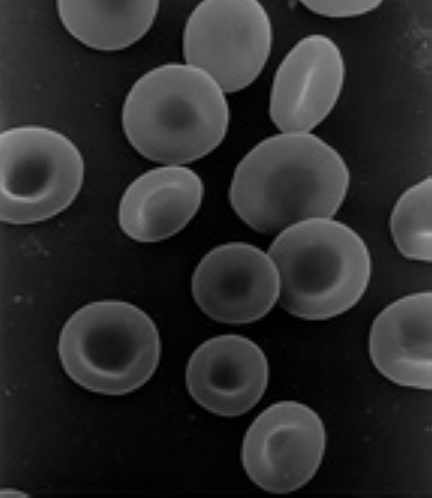
#> input picture Digital_Image_Processing/Lab3/pics/bloodCells.tif, 432 x 498 px
$ python 1.2_HighpassFilter.py
#> lines starting #> are read from the running program, lines starting #| are printed output that depends on the picture
import numpy as np
import cv2
import matplotlib.pyplot as plt


image_path1 = "pics/bloodCells.tif"
image1 = cv2.cvtColor(cv2.imread(image_path1), cv2.COLOR_BGR2RGB)
#> image1 is the input picture: shape (498, 432, 3); min 0, max 176, mean 43.2

h_M = np.array([[1, 1, 1], [1, 1, 1], [1, 1, 1]]) * (1/9)

sigma = 0.85
h_G = np.array([[1, 2, 1], [2, 4, 2], [1, 2, 1]]) * (1/16)

low_avg = cv2.blur(image1, (3,3), borderType=cv2.BORDER_REFLECT)
low_gau = cv2.GaussianBlur(image1, (3,3), sigmaX=0.85, sigmaY=0.85, borderType=cv2.BORDER_REFLECT)

high_avg = image1 - low_avg
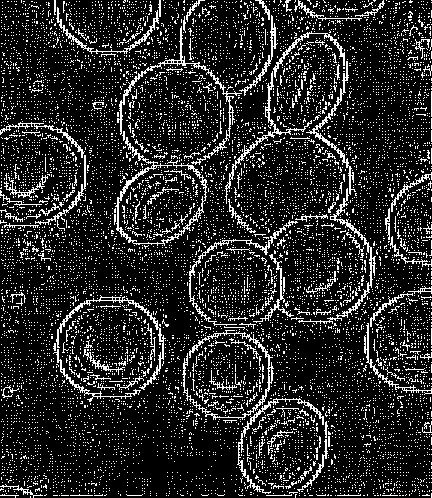
#> high_avg: shape (498, 432, 3); min 0, max 255, mean 39.2
high_gau = image1 - low_gau
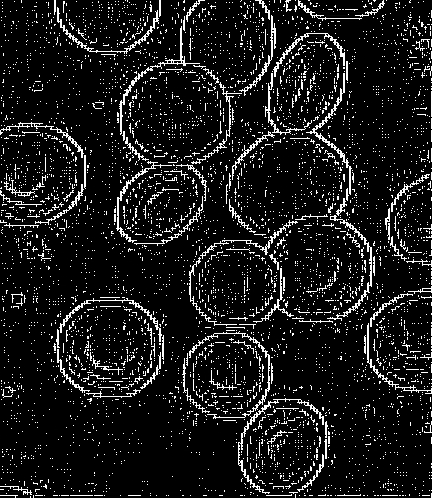
#> high_gau: shape (498, 432, 3); min 0, max 255, mean 25

fig, ax = plt.subplots(1, 3, figsize=(12, 4))
ax[0].imshow(image1)
ax[0].set_title("Original")
ax[0].axis("off")

ax[1].imshow(high_avg)
ax[1].set_title("3x3 Mean Filter")
ax[1].axis("off")

ax[2].imshow(high_gau)
ax[2].set_title("3x3 Gaussian Filter")
ax[2].axis("off")

plt.tight_layout()
plt.show()
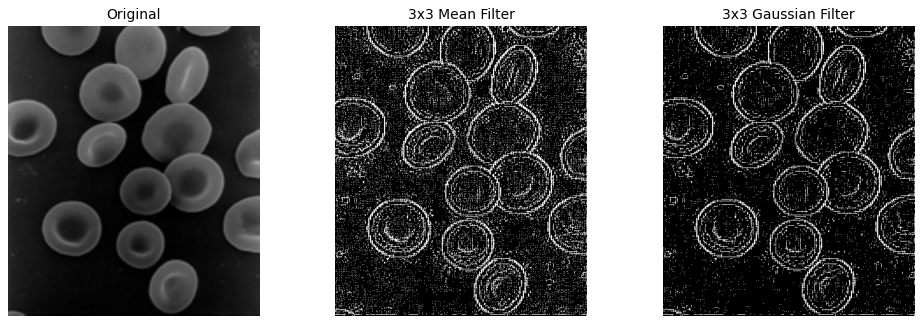
#> figure drawn by matplotlib, 3 panels

$ run again, with Digital_Image_Processing/Lab3/pics/cat.tif copied over Digital_Image_Processing/Lab3/pics/bloodCells.tif
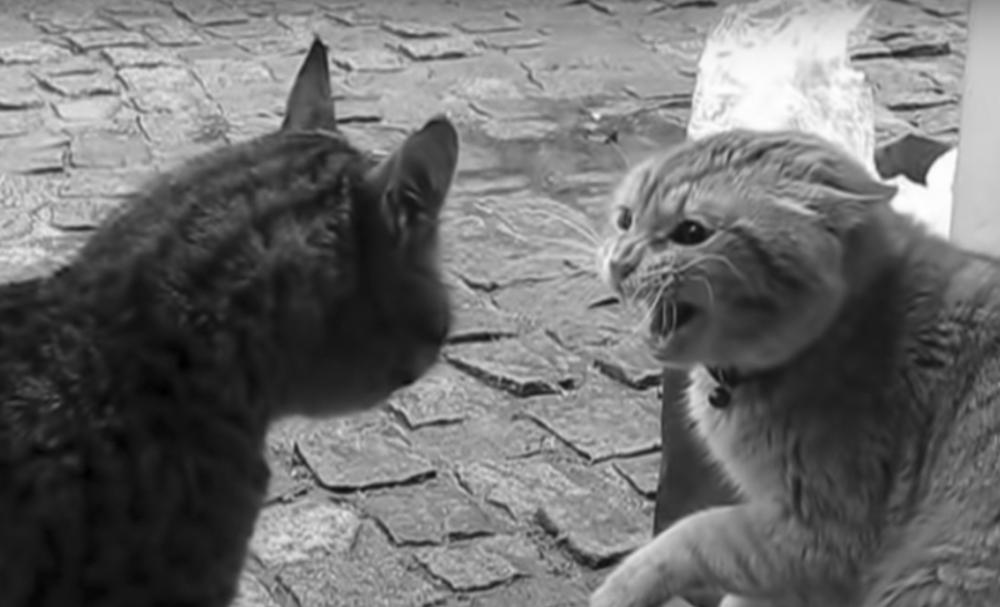
#> input picture Digital_Image_Processing/Lab3/pics/cat.tif, 1000 x 607 px, shrunk from 1332 x 809 before the run
#> `high_gau = image1 - low_gau`:
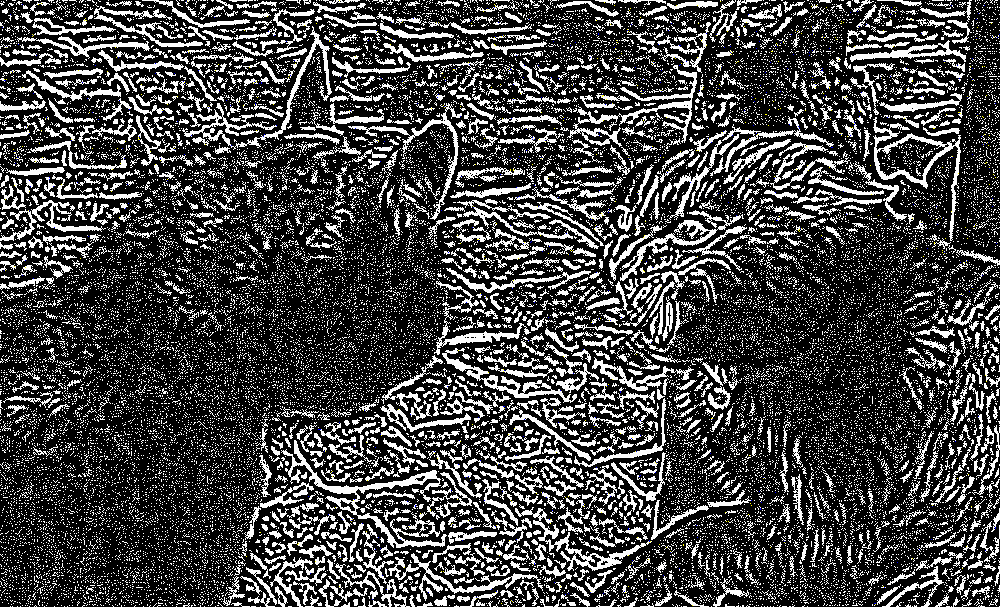
#> high_gau: shape (607, 1000, 3); mean R, G, B 67.6, 67.6, 67.6
#> `plt.show()`:
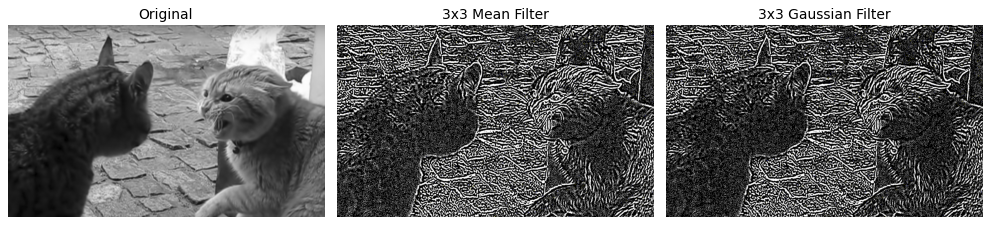
#> figure drawn by matplotlib, 3 panels
